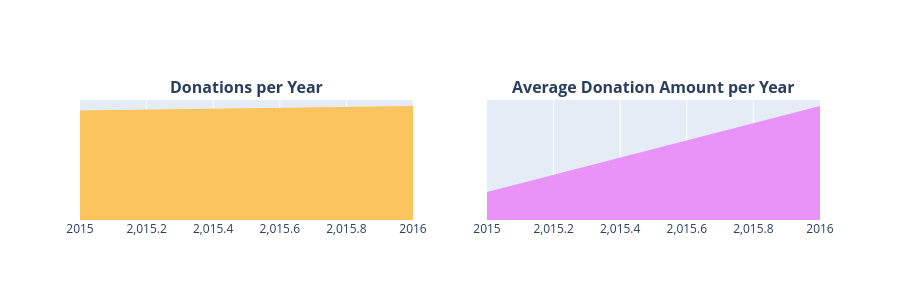

Notebook code for this chart:
### Markdown cell above
#### <a id="3.4"> 3.4 Qué Montos de Donación se recibieron en qué momentos? </a>
**Donaciones por Año**
 - 3.4.1 Número de Donaciones por Año

 - 3.4.2 Monto Promedio de Donación por Año

### Code cell
donations_df['Donation Date'] = pd.to_datetime(donations_df['Donation Received Date'])
donations_df['Donation Year'] = donations_df['Donation Date'].dt.year
donations_df['Donation Month'] = donations_df['Donation Date'].dt.month
donations_df['Donation Day'] = donations_df['Donation Date'].dt.day
donations_df['Donation Weekday'] = donations_df['Donation Date'].dt.weekday
donations_df['Donation Hour'] = donations_df['Donation Date'].dt.hour

t1 = donations_df.groupby(['Donation Year']).agg({'Donation Month' : 'count', 'Donation Amount' : 'mean'}).reset_index().rename(columns={'Donation Month' : 'Total Donations', 'Donation Amount' : 'Average Amount'})
x = t1['Donation Year']
y1 = t1['Total Donations']
y2 = t1['Average Amount']
trace1 = go.Scatter(x=x[:-1], y=y1[:-1], fill='tozeroy', fillcolor = '#fcc45f', mode= 'none')
trace2 = go.Scatter(x=x[:-1], y=y2[:-1], fill='tozeroy', fillcolor = "#e993f9", mode= 'none')
fig = tools.make_subplots(rows=1, cols=2, print_grid=False, subplot_titles = ["<b>Donations per Year</b>", "<b>Average Donation Amount per Year</b>"])
fig.append_trace(trace1, 1, 1);
fig.append_trace(trace2, 1, 2);

fig['layout'].update(
    height=300,
    showlegend=False,
    yaxis=dict(
        autorange=True,
        showgrid=False,
        zeroline=False,
        showline=False,
        ticks='',
        showticklabels=False
    ),
    yaxis2=dict(
        autorange=True,
        showgrid=False,
        zeroline=False,
        showline=False,
        ticks='',
        showticklabels=False
    )
)
fig.show()

### Figure 1 — Plotly figure (JSON) as saved in the notebook; plotly's stock layout.template omitted (floating-point values rounded to 4 significant figures)
{"data": [{"fill": "tozeroy", "fillcolor": "#fcc45f", "mode": "none", "type": "scatter", "x": [2015, 2016], "xaxis": "x", "y": [72, 75], "yaxis": "y"}, {"fill": "tozeroy", "fillcolor": "#e993f9", "mode": "none", "type": "scatter", "x": [2015, 2016], "xaxis": "x2", "y": [228.1, 929.7], "yaxis": "y2"}], "layout": {"annotations": [{"font": {"size": 16}, "showarrow": false, "text": "<b>Donations per Year</b>", "x": 0.225, "xanchor": "center", "xref": "paper", "y": 1, "yanchor": "bottom", "yref": "paper"}, {"font": {"size": 16}, "showarrow": false, "text": "<b>Average Donation Amount per Year</b>", "x": 0.775, "xanchor": "center", "xref": "paper", "y": 1, "yanchor": "bottom", "yref": "paper"}], "height": 300, "showlegend": false, "xaxis": {"anchor": "y", "domain": [0, 0.45]}, "xaxis2": {"anchor": "y2", "domain": [0.55, 1]}, "yaxis": {"anchor": "x", "autorange": true, "domain": [0, 1], "showgrid": false, "showline": false, "showticklabels": false, "ticks": "", "zeroline": false}, "yaxis2": {"anchor": "x2", "autorange": true, "domain": [0, 1], "showgrid": false, "showline": false, "showticklabels": false, "ticks": "", "zeroline": false}}}
